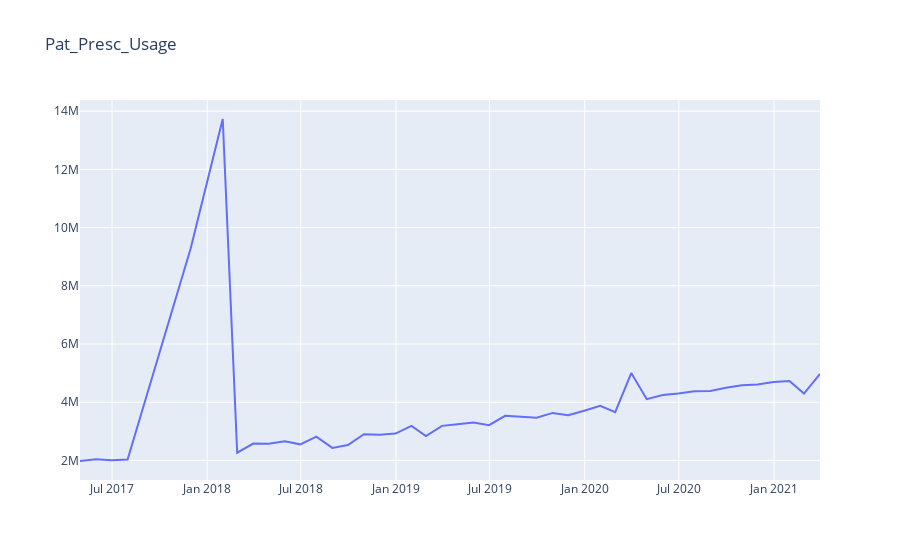

The notebook cell this image was saved under:
### Code cell
data0 = go.Scatter(
    x = Pat_Presc_Usage.report_period_end,
    y = Pat_Presc_Usage.Pat_Presc_Use,
    name = "Pat_Presc_Usage ")

layout = go.Layout(title = 'Pat_Presc_Usage')

figure = go.Figure(data = data0, layout = layout)
figure.show()
